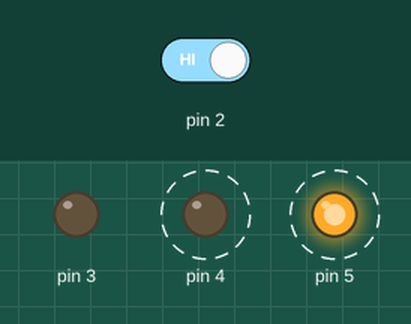
The sketch below on a simulated Arduino Uno, built with avr-gcc and run on an emulated ATmega328P. On the bench: output pins drawn as LEDs (lit = HIGH). Dashed ring = blinking. Inputs (shaded band) come from the test bench; at power-on: pin 2 HIGH.

Above: at 1.8 s.
1.9 s: pin 2 driven LOW
At 3.2 s:
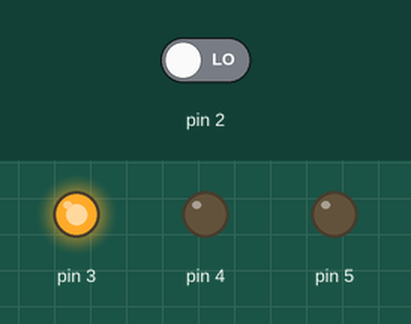
3.5 s: pin 2 driven HIGH
At 3.87 s:
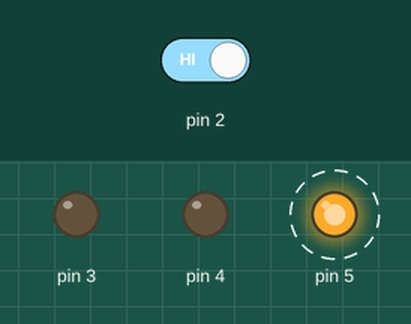
Timing chart, 0 to 12.5 s (numbered marks = the images above; inputs shaded):
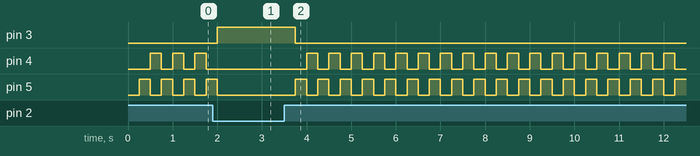

The sketch:

spaceship_interface.ino
```cpp
int switchState = 0;
void setup(){
    pinMode(3, OUTPUT);
    pinMode(4, OUTPUT);
    pinMode(5, OUTPUT);
    pinMode(2, INPUT);
}
void loop(){
    switchState = digitalRead(2);
    if (switchState == LOW){  //the button is not pressed
        digitalWrite(3,HIGH); // Grn LED
        digitalWrite(4,LOW);  // Red LED
        digitalWrite(5,LOW);  // Red LED
    }
    else{                     // The button has been pressed
        delay(250);
        digitalWrite(3,LOW); // Grn LED
        digitalWrite(4,LOW);  // Red LED
        digitalWrite(5,HIGH);  // Red LED

    delay(250); //250 is a quarter of a second
    // Toggle LEDs
    digitalWrite(4,HIGH);
    digitalWrite(5,LOW);
    }
}
```

Measured:
- after the input at 1.9 s, pin 3: LOW → HIGH after 0.10 s; pin 4: stops changing and stays LOW; pin 5: goes on until 2.0 s, then stays LOW
- after the input at 3.5 s, pin 3: HIGH → LOW after 0.25 s; pin 4: alternates HIGH for 0.25 s and LOW for 0.25 s, starting after 0.50 s; pin 5: alternates HIGH for 0.25 s and LOW for 0.25 s, starting after 0.25 s
- by itself, pin 4, pin 5: alternates HIGH for 0.25 s and LOW for 0.25 s
